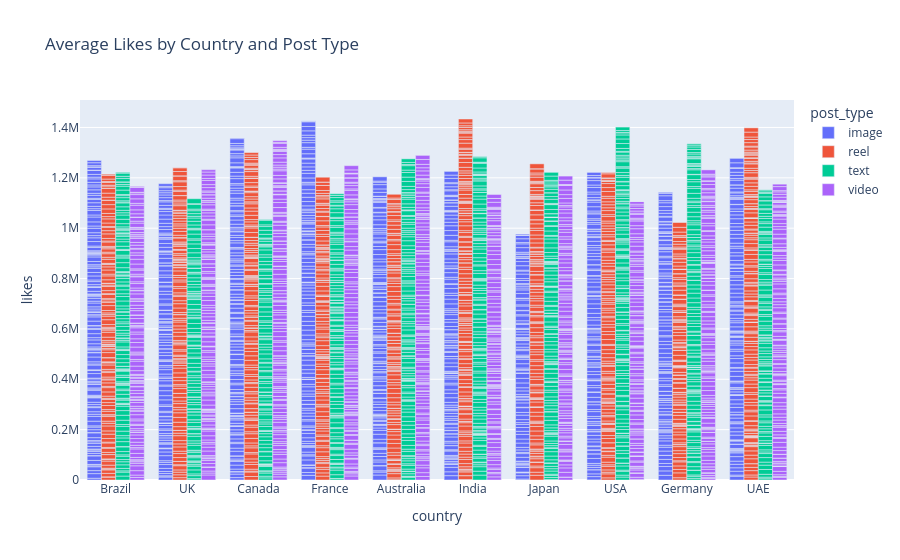

Notebook cell for this chart:
### Code cell
fig = px.bar(df_clean,
             x='country',
             y='likes',
             color='post_type',
             barmode='group',
             title='Average Likes by Country and Post Type')
fig.show()

### Figure 1 — Plotly figure (JSON) as saved in the notebook; plotly's stock layout.template omitted (floating-point values rounded to 4 significant figures; data arrays with more than 128 entries replaced by an {"elided": "..."} marker saying what was removed)
{"data": [{"alignmentgroup": "True", "hovertemplate": "post_type=image<br>country=%{x}<br>likes=%{y}<extra></extra>", "legendgroup": "image", "marker": {"color": "#636efa", "pattern": {"shape": ""}}, "name": "image", "offsetgroup": "image", "orientation": "v", "showlegend": true, "textposition": "auto", "type": "bar", "x": {"elided": "1247 str values"}, "xaxis": "x", "y": {"elided": "1247 float values"}, "yaxis": "y"}, {"alignmentgroup": "True", "hovertemplate": "post_type=reel<br>country=%{x}<br>likes=%{y}<extra></extra>", "legendgroup": "reel", "marker": {"color": "#EF553B", "pattern": {"shape": ""}}, "name": "reel", "offsetgroup": "reel", "orientation": "v", "showlegend": true, "textposition": "auto", "type": "bar", "x": {"elided": "1283 str values"}, "xaxis": "x", "y": {"elided": "1283 float values"}, "yaxis": "y"}, {"alignmentgroup": "True", "hovertemplate": "post_type=text<br>country=%{x}<br>likes=%{y}<extra></extra>", "legendgroup": "text", "marker": {"color": "#00cc96", "pattern": {"shape": ""}}, "name": "text", "offsetgroup": "text", "orientation": "v", "showlegend": true, "textposition": "auto", "type": "bar", "x": {"elided": "1245 str values"}, "xaxis": "x", "y": {"elided": "1245 float values"}, "yaxis": "y"}, {"alignmentgroup": "True", "hovertemplate": "post_type=video<br>country=%{x}<br>likes=%{y}<extra></extra>", "legendgroup": "video", "marker": {"color": "#ab63fa", "pattern": {"shape": ""}}, "name": "video", "offsetgroup": "video", "orientation": "v", "showlegend": true, "textposition": "auto", "type": "bar", "x": {"elided": "1225 str values"}, "xaxis": "x", "y": {"elided": "1225 float values"}, "yaxis": "y"}], "layout": {"barmode": "group", "legend": {"title": {"text": "post_type"}, "tracegroupgap": 0}, "title": {"text": "Average Likes by Country and Post Type"}, "xaxis": {"anchor": "y", "domain": [0, 1], "title": {"text": "country"}}, "yaxis": {"anchor": "x", "domain": [0, 1], "title": {"text": "likes"}}}}
